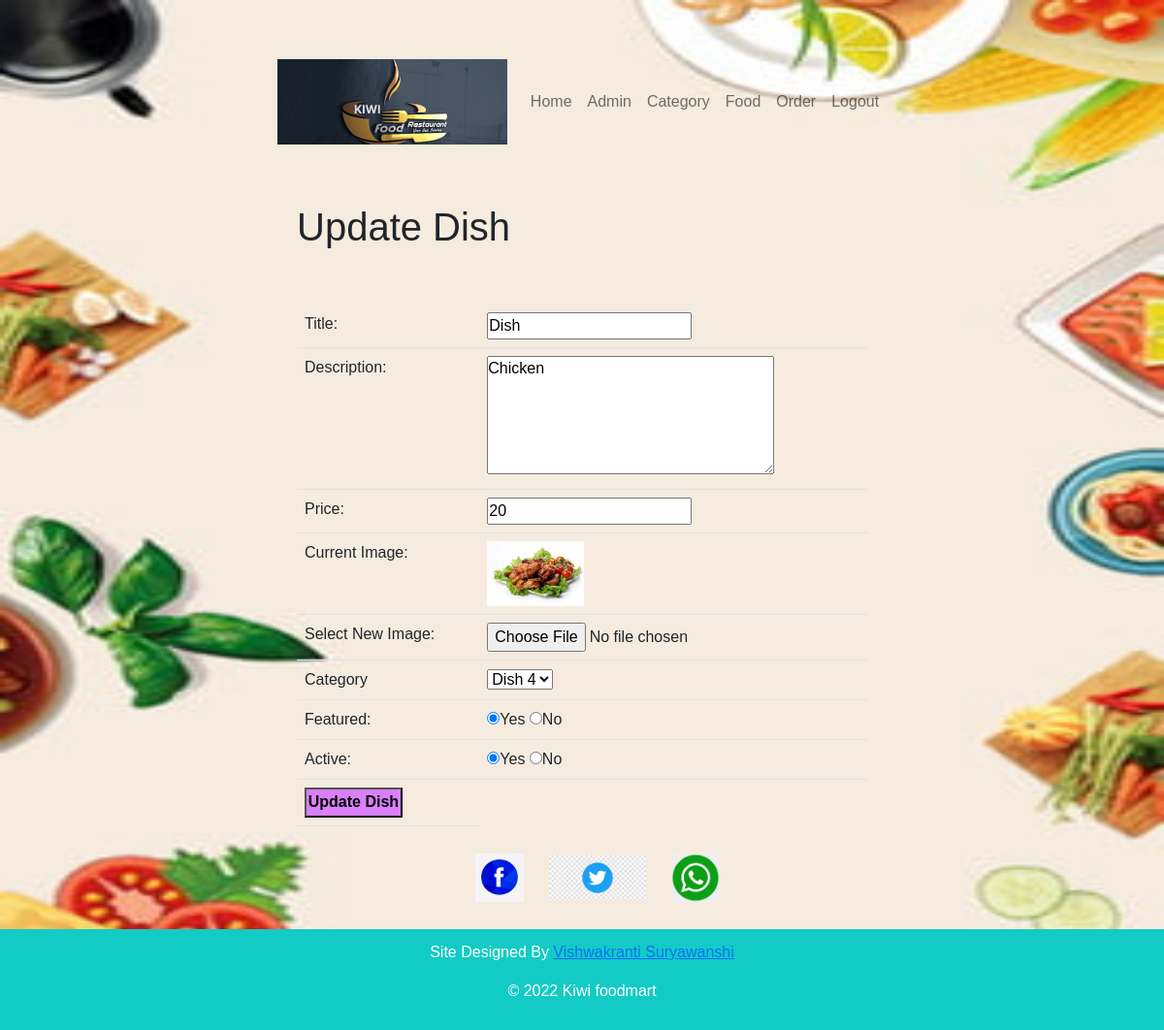
The app's page /admin/update-food.php?id=2 with its own data.
### tables this page shows
CREATE TABLE `food` (
  `id` int(10) NOT NULL,
  `title` varchar(120) NOT NULL,
  `description` varchar(200) NOT NULL,
  `price` decimal(15,0) NOT NULL,
  `name_image` varchar(1100) NOT NULL,
  `category_id` int(10) NOT NULL,
  `featured` varchar(15) NOT NULL,
  `active` varchar(100) NOT NULL
);

CREATE TABLE `category` (
  `id` int(10) NOT NULL,
  `title` varchar(100) NOT NULL,
  `name_image` varchar(150) NOT NULL,
  `featured` varchar(10) NOT NULL,
  `active` varchar(10) NOT NULL
);

### admin/update-food.php (the view, shortened to what this page needs)
<?php include('partials/menu.php') ?>
<?php
if (isset($_GET['id'])) {
    $id = $_GET['id'];
    $sql2 = "SELECT * FROM food WHERE id=$id";
    $res2 = mysqli_query($conn, $sql2);
    $row2 = mysqli_fetch_assoc($res2);
    $title = $row2['title'];
    $description = $row2['description'];
    $price = $row2['price'];
    $current_image = $row2['name_image'];
    $current_category = $row2['category_id'];
    $featured = $row2['featured'];
    $active = $row2['active'];
} else {
    header('location:' . SiteURL . 'admin/manage-food.php');
}
?>
<div class="row">
    <div class="col-md-6 mx-auto">
    <h1>Update Dish</h1>
    <br>
    <br>
    <form action="update-food.php" method="POST" enctype="multipart/form-data">
        <table class="table">
            <tr>
                <td>Title:</td>
                <td>
                    <input type="text" name="title" value="<?php echo $title; ?>">
                </td>
            </tr>
            <tr>
                <td>Description:</td>
                <td>
                    <textarea name="description" id="" cols="30" rows="5"><?php echo $description; ?></textarea>
                </td>
            </tr>
            <tr>
                <td>Price:</td>
                <td>
                    <input type="number" name="price" value="<?php echo $price; ?>">
                </td>
            </tr>
            <tr>
                <td>Current Image:</td>
                <td>
                    <?php
                    if ($current_image == "") {
                        echo "<div class='error'>Image Not Available.</div>";
                    } else {
                    ?>
                        <img src="<?php echo SiteURL; ?>images/food/<?php echo $current_image; ?>" width="100px">
                    <?php
                    }
                    ?>
                </td>
            </tr>
            <tr>
                <td>Select New Image:</td>
                <td>
                    <input type="file" name="image">
                </td>
            </tr>
            <tr>
                <td>Category</td>
                <td>
                    <select name="category">
                        <?php
                        $sql = "SELECT * FROM category WHERE active='Yes'";
                        $res = mysqli_query($conn, $sql);
                        $count = mysqli_num_rows($res);
                        if ($count > 0) {
                            while ($row = mysqli_fetch_assoc($res)) {
                                $category_title = $row['title'];
                                $category_id = $row['id'];
                        ?>
                                <option <?php if ($current_category == $category_id) echo "selected"; ?> value="<?php echo $category_id; ?>"><?php echo $category_title; ?></option>
                        <?php
                            }
                        } else {
                            echo "<option value='0'>Category Not Available</option>";
                        }
                        ?>
                    </select>
                </td>
            </tr>
            <tr>
                <td>Featured:</td>
                <td>
                    <input <?php if ($featured == "Yes") echo "Checked"; ?> type="radio" name="featured" value="Yes">Yes
                    <input <?php if ($featured == "No") echo "Checked"; ?> type="radio" name="featured" value="No">No
                </td>
            </tr>
            <tr>
                <td>Active:</td>
                <td>
                    <input <?php if ($active == "Yes") echo "Checked"; ?> type="radio" name="active" value="Yes">Yes
                    <input <?php if ($active == "No") echo "Checked"; ?> type="radio" name="active" value="No">No
                </td>
            </tr>
            <tr>
                <td>
                    <input type="submit" name="submit" value="Update Dish" class="btn-secondary">
                </td>
            </tr>
        </table>
    </form>
    </div>
</div>
<?php include('partials/footer.php') ?>

### admin/css_kiwi_foodmart/admin.css (style rules this page uses)
body { background-image: url('../../images/Background_image.jpg'); background-repeat: no-repeat; background-attachment: fixed; background-size: 100% 100%; }
* { margin: 0; padding: 0; font-family: Arial, Helvetica, sans-serif; }
table tr td { padding: 1%; }
.btn-secondary { background-color: #D980FA; padding: 1%; color: black; text-decoration: none; font-weight: bold; }

### records on screen
food: title "Dish", description "Chicken", price "20", name_image (picture), category "Dish 4", featured "☑", active "☑"
